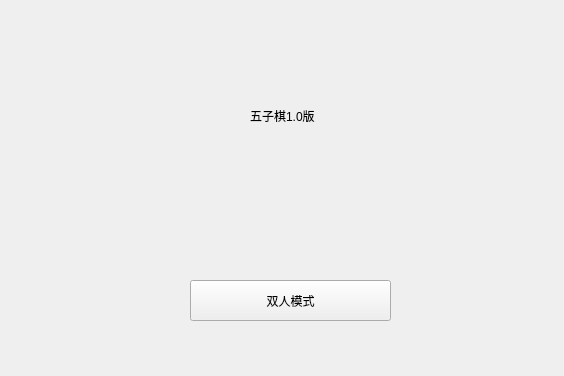
<?xml version="1.0" encoding="UTF-8"?>
<ui version="4.0">
 <class>Widget</class>
 <widget class="QWidget" name="Widget">
  <property name="geometry">
   <rect>
    <x>0</x>
    <y>0</y>
    <width>564</width>
    <height>376</height>
   </rect>
  </property>
  <property name="windowTitle">
   <string>Widget</string>
  </property>
  <widget class="QPushButton" name="btn_1">
   <property name="geometry">
    <rect>
     <x>190</x>
     <y>280</y>
     <width>201</width>
     <height>41</height>
    </rect>
   </property>
   <property name="text">
    <string>双人模式</string>
   </property>
  </widget>
  <widget class="QLabel" name="label">
   <property name="geometry">
    <rect>
     <x>250</x>
     <y>90</y>
     <width>141</width>
     <height>51</height>
    </rect>
   </property>
   <property name="text">
    <string>五子棋1.0版</string>
   </property>
  </widget>
 </widget>
 <resources/>
 <connections/>
</ui>
